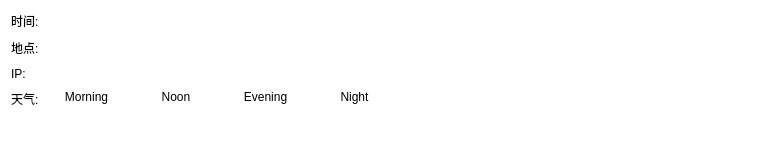
<?xml version="1.0" encoding="UTF-8"?>
<ui version="4.0">
 <class>life</class>
 <widget class="QWidget" name="life">
  <property name="geometry">
   <rect>
    <x>0</x>
    <y>0</y>
    <width>758</width>
    <height>155</height>
   </rect>
  </property>
  <property name="sizePolicy">
   <sizepolicy hsizetype="Expanding" vsizetype="Expanding">
    <horstretch>0</horstretch>
    <verstretch>0</verstretch>
   </sizepolicy>
  </property>
  <property name="minimumSize">
   <size>
    <width>0</width>
    <height>0</height>
   </size>
  </property>
  <property name="windowTitle">
   <string>Form</string>
  </property>
  <property name="styleSheet">
   <string notr="true">QWidget {
	background:white;
}</string>
  </property>
  <layout class="QGridLayout" name="gridLayout_11">
   <item row="0" column="0" colspan="2">
    <layout class="QGridLayout" name="gridLayout_2">
     <item row="0" column="0">
      <widget class="QLabel" name="label">
       <property name="sizePolicy">
        <sizepolicy hsizetype="Fixed" vsizetype="Minimum">
         <horstretch>0</horstretch>
         <verstretch>0</verstretch>
        </sizepolicy>
       </property>
       <property name="minimumSize">
        <size>
         <width>0</width>
         <height>10</height>
        </size>
       </property>
       <property name="text">
        <string>时间:</string>
       </property>
      </widget>
     </item>
     <item row="0" column="1">
      <widget class="QLabel" name="timeInfo">
       <property name="sizePolicy">
        <sizepolicy hsizetype="Expanding" vsizetype="Minimum">
         <horstretch>0</horstretch>
         <verstretch>0</verstretch>
        </sizepolicy>
       </property>
       <property name="text">
        <string/>
       </property>
      </widget>
     </item>
    </layout>
   </item>
   <item row="1" column="0" colspan="2">
    <layout class="QGridLayout" name="gridLayout_3">
     <item row="0" column="0">
      <widget class="QLabel" name="label_2">
       <property name="sizePolicy">
        <sizepolicy hsizetype="Fixed" vsizetype="Minimum">
         <horstretch>0</horstretch>
         <verstretch>0</verstretch>
        </sizepolicy>
       </property>
       <property name="minimumSize">
        <size>
         <width>0</width>
         <height>10</height>
        </size>
       </property>
       <property name="text">
        <string>地点:</string>
       </property>
      </widget>
     </item>
     <item row="0" column="1">
      <widget class="QLabel" name="addrInfo">
       <property name="sizePolicy">
        <sizepolicy hsizetype="Expanding" vsizetype="Minimum">
         <horstretch>0</horstretch>
         <verstretch>0</verstretch>
        </sizepolicy>
       </property>
       <property name="text">
        <string/>
       </property>
      </widget>
     </item>
    </layout>
   </item>
   <item row="2" column="0">
    <layout class="QGridLayout" name="gridLayout_5">
     <item row="0" column="0">
      <widget class="QLabel" name="label_3">
       <property name="sizePolicy">
        <sizepolicy hsizetype="Fixed" vsizetype="Minimum">
         <horstretch>0</horstretch>
         <verstretch>0</verstretch>
        </sizepolicy>
       </property>
       <property name="minimumSize">
        <size>
         <width>0</width>
         <height>10</height>
        </size>
       </property>
       <property name="text">
        <string>IP:</string>
       </property>
      </widget>
     </item>
     <item row="0" column="1">
      <widget class="QLabel" name="ipInfo">
       <property name="sizePolicy">
        <sizepolicy hsizetype="Expanding" vsizetype="Minimum">
         <horstretch>0</horstretch>
         <verstretch>0</verstretch>
        </sizepolicy>
       </property>
       <property name="text">
        <string/>
       </property>
      </widget>
     </item>
    </layout>
   </item>
   <item row="3" column="0" rowspan="2" colspan="2">
    <layout class="QGridLayout" name="gridLayout_10">
     <item row="0" column="0">
      <widget class="QLabel" name="label_4">
       <property name="sizePolicy">
        <sizepolicy hsizetype="Fixed" vsizetype="Minimum">
         <horstretch>0</horstretch>
         <verstretch>0</verstretch>
        </sizepolicy>
       </property>
       <property name="minimumSize">
        <size>
         <width>0</width>
         <height>10</height>
        </size>
       </property>
       <property name="text">
        <string>天气:</string>
       </property>
       <property name="alignment">
        <set>Qt::AlignLeading|Qt::AlignLeft|Qt::AlignTop</set>
       </property>
      </widget>
     </item>
     <item row="0" column="1">
      <layout class="QGridLayout" name="gridLayout_9">
       <item row="0" column="0">
        <layout class="QGridLayout" name="gridLayout">
         <item row="0" column="0">
          <widget class="QLabel" name="label_5">
           <property name="sizePolicy">
            <sizepolicy hsizetype="Expanding" vsizetype="Expanding">
             <horstretch>0</horstretch>
             <verstretch>0</verstretch>
            </sizepolicy>
           </property>
           <property name="styleSheet">
            <string notr="true"/>
           </property>
           <property name="text">
            <string>Morning</string>
           </property>
           <property name="alignment">
            <set>Qt::AlignCenter</set>
           </property>
          </widget>
         </item>
         <item row="1" column="0">
          <widget class="QLabel" name="weather">
           <property name="sizePolicy">
            <sizepolicy hsizetype="Expanding" vsizetype="Expanding">
             <horstretch>0</horstretch>
             <verstretch>0</verstretch>
            </sizepolicy>
           </property>
           <property name="text">
            <string/>
           </property>
           <property name="alignment">
            <set>Qt::AlignCenter</set>
           </property>
          </widget>
         </item>
         <item row="2" column="0">
          <widget class="QLabel" name="temper">
           <property name="sizePolicy">
            <sizepolicy hsizetype="Expanding" vsizetype="Expanding">
             <horstretch>0</horstretch>
             <verstretch>0</verstretch>
            </sizepolicy>
           </property>
           <property name="text">
            <string/>
           </property>
           <property name="alignment">
            <set>Qt::AlignCenter</set>
           </property>
          </widget>
         </item>
        </layout>
       </item>
       <item row="0" column="1">
        <layout class="QGridLayout" name="gridLayout_6">
         <item row="0" column="0">
          <widget class="QLabel" name="label_7">
           <property name="sizePolicy">
            <sizepolicy hsizetype="Expanding" vsizetype="Expanding">
             <horstretch>0</horstretch>
             <verstretch>0</verstretch>
            </sizepolicy>
           </property>
           <property name="styleSheet">
            <string notr="true"/>
           </property>
           <property name="text">
            <string>Noon</string>
           </property>
           <property name="alignment">
            <set>Qt::AlignCenter</set>
           </property>
          </widget>
         </item>
         <item row="1" column="0">
          <widget class="QLabel" name="weather_2">
           <property name="sizePolicy">
            <sizepolicy hsizetype="Expanding" vsizetype="Expanding">
             <horstretch>0</horstretch>
             <verstretch>0</verstretch>
            </sizepolicy>
           </property>
           <property name="text">
            <string/>
           </property>
           <property name="alignment">
            <set>Qt::AlignCenter</set>
           </property>
          </widget>
         </item>
         <item row="2" column="0">
          <widget class="QLabel" name="temper_2">
           <property name="sizePolicy">
            <sizepolicy hsizetype="Expanding" vsizetype="Expanding">
             <horstretch>0</horstretch>
             <verstretch>0</verstretch>
            </sizepolicy>
           </property>
           <property name="text">
            <string/>
           </property>
           <property name="alignment">
            <set>Qt::AlignCenter</set>
           </property>
          </widget>
         </item>
        </layout>
       </item>
       <item row="0" column="2">
        <layout class="QGridLayout" name="gridLayout_7">
         <item row="0" column="0">
          <widget class="QLabel" name="label_8">
           <property name="sizePolicy">
            <sizepolicy hsizetype="Expanding" vsizetype="Expanding">
             <horstretch>0</horstretch>
             <verstretch>0</verstretch>
            </sizepolicy>
           </property>
           <property name="styleSheet">
            <string notr="true"/>
           </property>
           <property name="text">
            <string>Evening</string>
           </property>
           <property name="alignment">
            <set>Qt::AlignCenter</set>
           </property>
          </widget>
         </item>
         <item row="1" column="0">
          <widget class="QLabel" name="weather_3">
           <property name="sizePolicy">
            <sizepolicy hsizetype="Expanding" vsizetype="Expanding">
             <horstretch>0</horstretch>
             <verstretch>0</verstretch>
            </sizepolicy>
           </property>
           <property name="text">
            <string/>
           </property>
           <property name="alignment">
            <set>Qt::AlignCenter</set>
           </property>
          </widget>
         </item>
         <item row="2" column="0">
          <widget class="QLabel" name="temper_3">
           <property name="sizePolicy">
            <sizepolicy hsizetype="Expanding" vsizetype="Expanding">
             <horstretch>0</horstretch>
             <verstretch>0</verstretch>
            </sizepolicy>
           </property>
           <property name="text">
            <string/>
           </property>
           <property name="alignment">
            <set>Qt::AlignCenter</set>
           </property>
          </widget>
         </item>
        </layout>
       </item>
       <item row="0" column="3">
        <layout class="QGridLayout" name="gridLayout_8">
         <item row="0" column="0">
          <widget class="QLabel" name="label_9">
           <property name="sizePolicy">
            <sizepolicy hsizetype="Expanding" vsizetype="Expanding">
             <horstretch>0</horstretch>
             <verstretch>0</verstretch>
            </sizepolicy>
           </property>
           <property name="styleSheet">
            <string notr="true"/>
           </property>
           <property name="text">
            <string>Night</string>
           </property>
           <property name="alignment">
            <set>Qt::AlignCenter</set>
           </property>
          </widget>
         </item>
         <item row="1" column="0">
          <widget class="QLabel" name="weather_4">
           <property name="sizePolicy">
            <sizepolicy hsizetype="Expanding" vsizetype="Expanding">
             <horstretch>0</horstretch>
             <verstretch>0</verstretch>
            </sizepolicy>
           </property>
           <property name="text">
            <string/>
           </property>
           <property name="alignment">
            <set>Qt::AlignCenter</set>
           </property>
          </widget>
         </item>
         <item row="2" column="0">
          <widget class="QLabel" name="temper_4">
           <property name="sizePolicy">
            <sizepolicy hsizetype="Expanding" vsizetype="Expanding">
             <horstretch>0</horstretch>
             <verstretch>0</verstretch>
            </sizepolicy>
           </property>
           <property name="text">
            <string/>
           </property>
           <property name="alignment">
            <set>Qt::AlignCenter</set>
           </property>
          </widget>
         </item>
        </layout>
       </item>
      </layout>
     </item>
     <item row="0" column="2">
      <spacer name="horizontalSpacer">
       <property name="orientation">
        <enum>Qt::Horizontal</enum>
       </property>
       <property name="sizeHint" stdset="0">
        <size>
         <width>40</width>
         <height>20</height>
        </size>
       </property>
      </spacer>
     </item>
    </layout>
   </item>
  </layout>
 </widget>
 <resources/>
 <connections/>
</ui>
